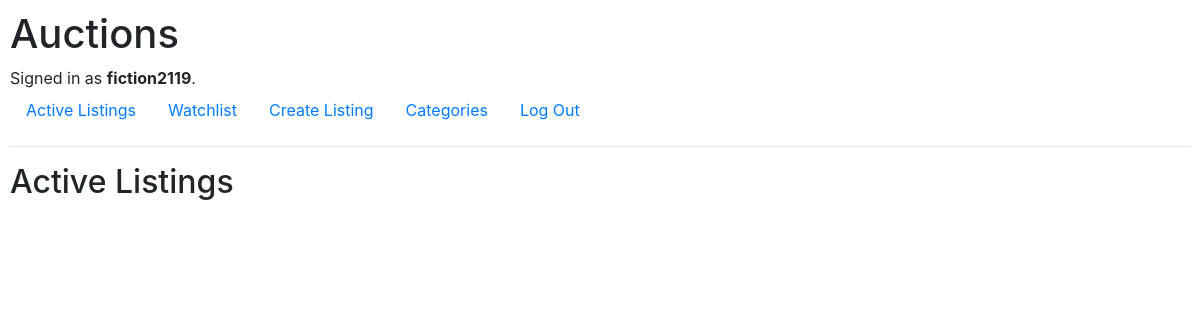
The page / (signed in) on the database as committed earlier.
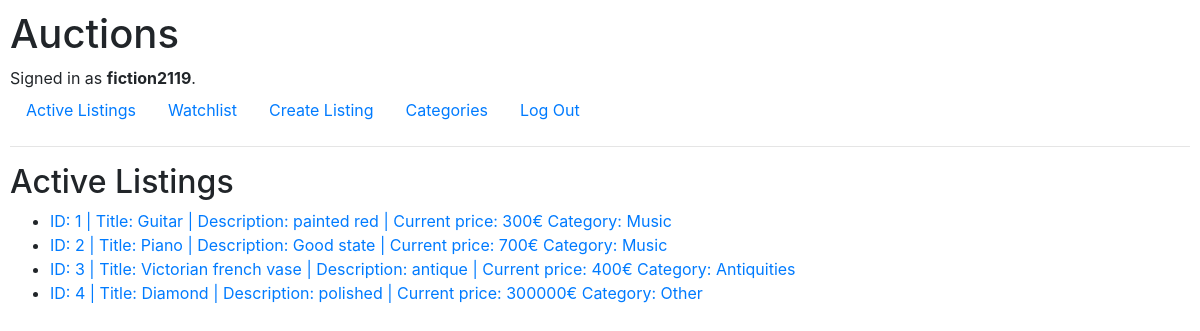
The same page on the database as committed later.
### auctions/models.py (models this page shows, shortened)
class Product(models.Model):
    title = models.CharField(max_length=70)
    description = models.CharField(max_length=300)
    url = models.ImageField(upload_to="products", blank=True)
    initial_bid = models.IntegerField()
    seller = models.CharField(max_length=56)
    category = models.ForeignKey(Category,on_delete=models.CASCADE)

class Category(models.Model):
    category = models.CharField(max_length=56)
    def __str__(self):
        return f"{self.category}"

### auctions/views.py (the view)
# urls.py: path("", views.index, name="index"),
def index(request):
    if not request.user.is_authenticated:
        return HttpResponseRedirect(reverse("auctions:login"))
    return render(request, "auctions/index.html",   {
        "products": Product.objects.all(),
    })

### auctions/templates/auctions/index.html
{% extends "auctions/layout.html" %}
{% block body %}
    <h2>Active Listings</h2>
    <ul>
        {% for product in products %}
            <li> <a href="{%url 'auctions:product' product.id %}">ID: {{product.id}} | Title: {{product.title}} | Description: {{product.description}} |  Current price: {{product.initial_bid}}€ Category: {{product.category}}
            </a></li>
        {% endfor %}
    </ul>
{% endblock %}

Rows that differ between the two databases and show on the page:
added Product: id "1", title "Guitar", description "painted red", initial_bid "300", category "Music"
added Product: id "2", title "Piano", description "Good state", initial_bid "700", category "Music"
added Product: id "3", title "Victorian french vase", description "antique", initial_bid "400", category "Antiquities"
added Product: id "4", title "Diamond", description "polished", initial_bid "300000", category "Other"
